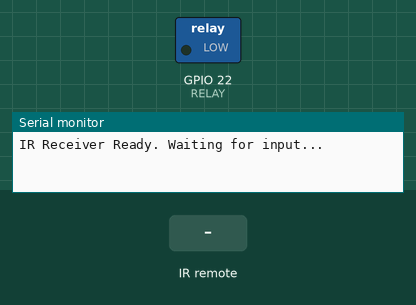
This sketch was run on a simulated ESP8266 (NodeMCU). On the bench: switched loads named in the sketch (green lamp = pin HIGH), the last lines printed to the serial monitor. The test bench sets the inputs (shaded band).

Above: at 1.2 s.
1.3 s: infrared code 0xFF629D received
At 2.2 s:
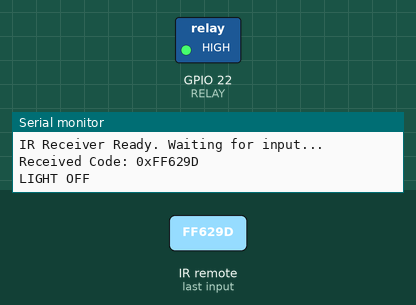
2.8 s: infrared code 0xFFA25D received
At 3.4 s:
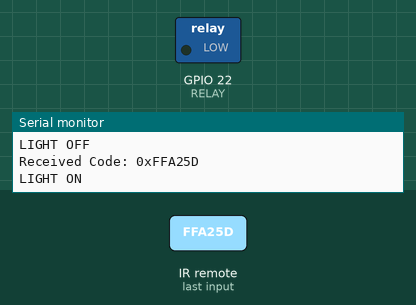
Timing chart, 0 to 5.8 s (numbered marks = the images above; inputs shaded):
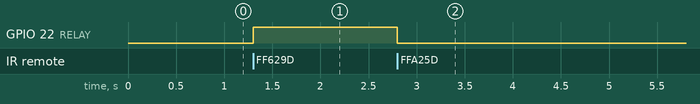

The sketch:

main.ino
```cpp
#include <IRremoteESP8266.h>
#include <IRrecv.h>
#include <IRutils.h>

const uint16_t RECV_PIN = 23;  // TSOP1738 OUT to GPIO23
const int RELAY = 22;         // Relay IN to GPIO22

IRrecv irrecv(RECV_PIN);
decode_results results;

void setup() {
  Serial.begin(115200);
  irrecv.enableIRIn();
  pinMode(RELAY, OUTPUT);
  Serial.println("IR Receiver Ready. Waiting for input...");
}

void loop() {
  if (irrecv.decode(&results)) {
    uint32_t code = results.value;
    Serial.print("Received Code: 0x");
    Serial.println(code, HEX);

    // Replace with your own remote codes
    if (code == 0xFFA25D) {         // POWER button (example)
      digitalWrite(RELAY, 0);  // LIGHT ON
      Serial.println("LIGHT ON");
    }
    else if (code == 0xFF629D) {    // VOL+ button (example)
      digitalWrite(RELAY, 1);   // LIGHT OFF
      Serial.println("LIGHT OFF");
    }

    irrecv.resume();  // Receive next
  }
}
```

Measured:
- after the input at 1.3 s, GPIO 22 (RELAY): LOW → HIGH at once
- after the input at 2.8 s, GPIO 22 (RELAY): HIGH → LOW at once
